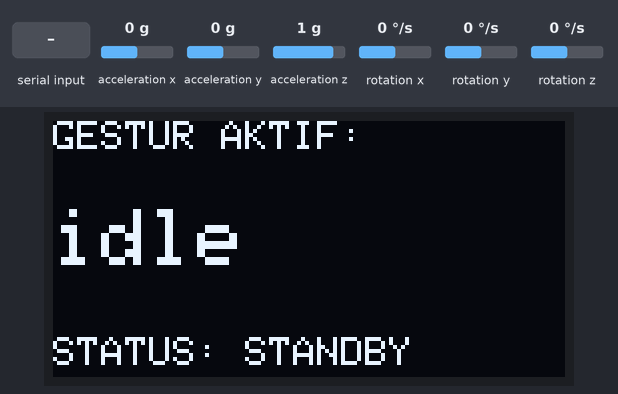
Simulated run of this sketch. Board: ESP32. Parts: 128×64 one-colour display. Wiring (inferred from the names in the program): MPU-6050 motion sensor at I2C address 0x68. The test bench sets the inputs (shaded band); at power-on: acceleration x 0 g, acceleration y 0 g, acceleration z 1 g, rotation x 0 °/s, rotation y 0 °/s, rotation z 0 °/s. What the sketch prints to the serial monitor is not drawn.

Above: at 3.5 s.
3.6 s: "start\n" received over Serial
At 4.8 s:
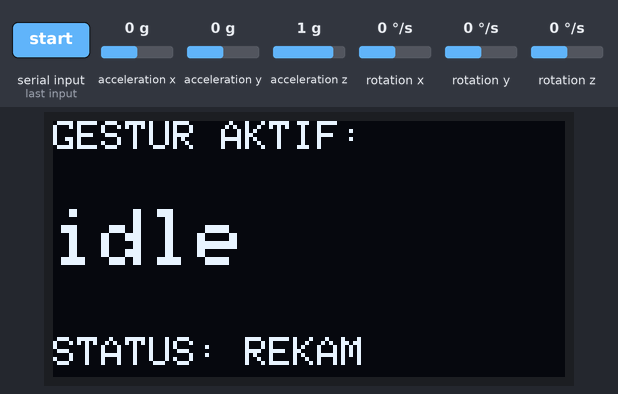
5.1 s: "stop\n" received over Serial
At 6.1 s:
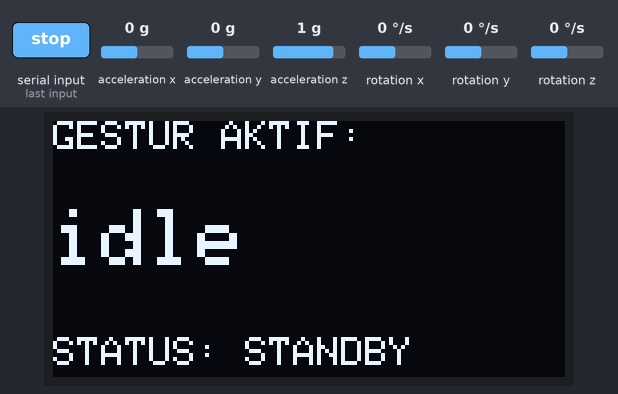
Timing chart, 0 to 8.1 s (numbered marks = the images above; inputs shaded):
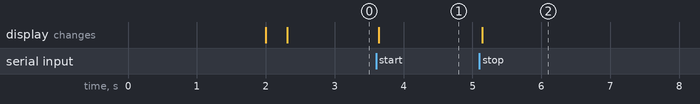

The sketch:

firmware_oled_fix.ino
```cpp
#include <Wire.h>
#include <Adafruit_GFX.h>
#include <Adafruit_SSD1306.h>

#define I2C_SDA      8
#define I2C_SCL      9
#define MPU_ADDR     0x68

#define SCREEN_WIDTH 128
#define SCREEN_HEIGHT 64
#define OLED_ADDR    0x3C
Adafruit_SSD1306 display(SCREEN_WIDTH, SCREEN_HEIGHT, &Wire, -1);

#define SAMPLE_RATE_HZ   100
const unsigned long SAMPLE_PERIOD_US = 1000000UL / SAMPLE_RATE_HZ;

#define REG_PWR_MGMT_1   0x6B
#define REG_SMPLRT_DIV   0x19
#define REG_CONFIG       0x1A
#define REG_GYRO_CONFIG  0x1B
#define REG_ACCEL_CONFIG 0x1C
#define REG_ACCEL_XOUT_H 0x3B
#define REG_WHO_AM_I     0x75

const float ACCEL_SCALE = 16384.0;
const float GYRO_SCALE  = 131.0;

unsigned long lastSampleTime = 0;
String currentLabel = "idle";
bool   recording    = false;

// [OLED] lacak perubahan biar refresh hanya saat perlu
String  lastShownLabel = "";
bool    lastShownRec   = false;
unsigned long lastOledMs = 0;

// ================= KALMAN FILTER CLASS =================
class SimpleKalman {
  private:
    float err_measure;
    float err_estimate;
    float q;
    float current_estimate;
    float last_estimate;
    float kalman_gain;

  public:
    SimpleKalman(float mea_e, float est_e, float q) {
      err_measure = mea_e;
      err_estimate = est_e;
      this->q = q;
      last_estimate = 0.0;
    }

    float updateEstimate(float mea) {
      kalman_gain = err_estimate / (err_estimate + err_measure);
      current_estimate = last_estimate + kalman_gain * (mea - last_estimate);
      err_estimate =  (1.0 - kalman_gain) * err_estimate + fabs(last_estimate - current_estimate) * q;
      last_estimate = current_estimate;
      return current_estimate;
    }
};

// Inisialisasi 6 objek Kalman untuk masing-masing axis
// Parameter: (Measurement Error, Estimate Error, Process Noise)
// Lu bisa tuning parameter 'q' (0.01) kalau ngerasa kurang smooth atau terlalu delay
SimpleKalman kf_ax(2.0, 2.0, 0.01);
SimpleKalman kf_ay(2.0, 2.0, 0.01);
SimpleKalman kf_az(2.0, 2.0, 0.01);
SimpleKalman kf_gx(2.0, 2.0, 0.01);
SimpleKalman kf_gy(2.0, 2.0, 0.01);
SimpleKalman kf_gz(2.0, 2.0, 0.01);
// =======================================================

void writeRegister(uint8_t reg, uint8_t value) {
  Wire.beginTransmission(MPU_ADDR);
  Wire.write(reg);
  Wire.write(value);
  Wire.endTransmission();
}

uint8_t readRegister(uint8_t reg) {
  Wire.beginTransmission(MPU_ADDR);
  Wire.write(reg);
  Wire.endTransmission(true); // [FIX] true: lepas bus penuh, hindari konflik OLED
  Wire.requestFrom(MPU_ADDR, (uint8_t)1);
  return Wire.read();
}

bool initMPU6050() {
  uint8_t whoami = readRegister(REG_WHO_AM_I);
  Serial.print("WHO_AM_I = 0x");
  Serial.println(whoami, HEX);
  if (whoami == 0xFF || whoami == 0x00) {
    Serial.println("ERROR: Sensor tidak merespons! Cek wiring.");
    return false;
  }

  Serial.print("Sensor terdeteksi (WHO_AM_I=0x");
  Serial.print(whoami, HEX);
  Serial.println("), lanjut inisialisasi...");

  writeRegister(REG_PWR_MGMT_1, 0x00);
  delay(100);
  writeRegister(REG_CONFIG, 0x03);
  writeRegister(REG_SMPLRT_DIV, 0x09);
  writeRegister(REG_GYRO_CONFIG, 0x00);
  writeRegister(REG_ACCEL_CONFIG, 0x00);
  delay(100);
  return true;
}

void readSensor(float &ax, float &ay, float &az,
                float &gx, float &gy, float &gz) {
  Wire.beginTransmission(MPU_ADDR);
  Wire.write(REG_ACCEL_XOUT_H);
  Wire.endTransmission(true);   // [FIX] true: lepas bus penuh sebelum read
  Wire.requestFrom(MPU_ADDR, (uint8_t)14);

  int16_t rawAx = (Wire.read() << 8) | Wire.read();
  int16_t rawAy = (Wire.read() << 8) | Wire.read();
  int16_t rawAz = (Wire.read() << 8) | Wire.read();
  Wire.read(); Wire.read(); // Skip temperature
  int16_t rawGx = (Wire.read() << 8) | Wire.read();
  int16_t rawGy = (Wire.read() << 8) | Wire.read();
  int16_t rawGz = (Wire.read() << 8) | Wire.read();

  // Convert and Apply Kalman Filter
  ax = kf_ax.updateEstimate(rawAx / ACCEL_SCALE);
  ay = kf_ay.updateEstimate(rawAy / ACCEL_SCALE);
  az = kf_az.updateEstimate(rawAz / ACCEL_SCALE);
  gx = kf_gx.updateEstimate(rawGx / GYRO_SCALE);
  gy = kf_gy.updateEstimate(rawGy / GYRO_SCALE);
  gz = kf_gz.updateEstimate(rawGz / GYRO_SCALE);
}

// [OLED] tampilkan gestur + status
void showGestureOLED() {
  display.clearDisplay();
  display.setTextColor(SSD1306_WHITE);

  display.setTextSize(1);
  display.setCursor(0, 0);
  display.println("GESTUR AKTIF:");

  // nama gestur (besar, di tengah)
  display.setTextSize(2);
  display.setCursor(0, 22);
  display.println(currentLabel);

  // status rekam (bukan nama gestur, biar gak rancu)
  display.setTextSize(1);
  display.setCursor(0, 54);
  display.println(recording ? "STATUS: REKAM" : "STATUS: STANDBY");
  display.display();

  // catat apa yang barusan ditampilkan
  lastShownLabel = currentLabel;
  lastShownRec   = recording;
}

void printHelp() {
  Serial.println("------------------------------------------------");
  Serial.println("PERINTAH (ketik di Serial Monitor, akhiri Enter):");
  Serial.println("  label <nama>  -> set gestur (mis: label wave)");
  Serial.println("  start         -> mulai merekam data");
  Serial.println("  stop          -> berhenti merekam");
  Serial.println("  help          -> tampilkan bantuan ini");
  Serial.println("------------------------------------------------");
  Serial.println("Gestur: idle, wave, rotate, push, lift");
  Serial.println();
}

void handleSerialCommand() {
  if (!Serial.available()) return;
  String cmd = Serial.readStringUntil('\n');
  cmd.trim();
  if (cmd.startsWith("label ")) {
    currentLabel = cmd.substring(6);
    currentLabel.trim();
    Serial.print("# Label diset ke: ");
    Serial.println(currentLabel);
  }
  else if (cmd == "start") {
    recording = true;
    lastSampleTime = micros();
    Serial.print("# MULAI merekam label: ");
    Serial.println(currentLabel);
    Serial.println("participant_id,session_id,repetition_id,label,timestamp_ms,ax,ay,az,gx,gy,gz");
  }
  else if (cmd == "stop") {
    recording = false;
    Serial.println("# BERHENTI merekam.");
  }
  else if (cmd == "help") {
    printHelp();
  }
  else {
    Serial.print("# Perintah tidak dikenal: ");
    Serial.println(cmd);
  }
}

void setup() {
  Serial.begin(115200);
  delay(2000);
  Wire.begin(I2C_SDA, I2C_SCL);
  Wire.setClock(400000);

  display.begin(SSD1306_SWITCHCAPVCC, OLED_ADDR);
  display.clearDisplay();
  display.display();

  Serial.println("=== Inisialisasi MPU6050 ===");
  if (!initMPU6050()) {
    Serial.println("Inisialisasi GAGAL. Periksa koneksi lalu reset.");
    while (1) { delay(1000); }
  }
  Serial.println("MPU6050 siap.");
  Serial.println();
  printHelp();

  showGestureOLED();
}

void loop() {
  handleSerialCommand();

  // [OLED] refresh otomatis HANYA kalau ada perubahan label/status.
  // Cek tiap 100ms supaya gak ganggu sampling & gak spam bus I2C.
  if (millis() - lastOledMs >= 100) {
    lastOledMs = millis();
    if (currentLabel != lastShownLabel || recording != lastShownRec) {
      showGestureOLED();
    }
  }

  unsigned long now = micros();
  if (recording && (now - lastSampleTime >= SAMPLE_PERIOD_US)) {
    lastSampleTime += SAMPLE_PERIOD_US;
    float ax, ay, az, gx, gy, gz;
    readSensor(ax, ay, az, gx, gy, gz);

    // Hardcode ID sementara buat struktur CSV. Nanti lu ubah pas collect data beneran.
    Serial.print("P1,S1,R1,");
    Serial.print(currentLabel);   Serial.print(',');
    Serial.print(millis());       Serial.print(',');
    Serial.print(ax, 4); Serial.print(',');
    Serial.print(ay, 4); Serial.print(',');
    Serial.print(az, 4); Serial.print(',');
    Serial.print(gx, 4); Serial.print(',');
    Serial.print(gy, 4); Serial.print(',');
    Serial.println(gz, 4);
  }
}
```

Measured:
- after the input at 3.6 s, the display: changes at once (image 1)
- after the input at 5.1 s, the display: changes at once (image 2)
